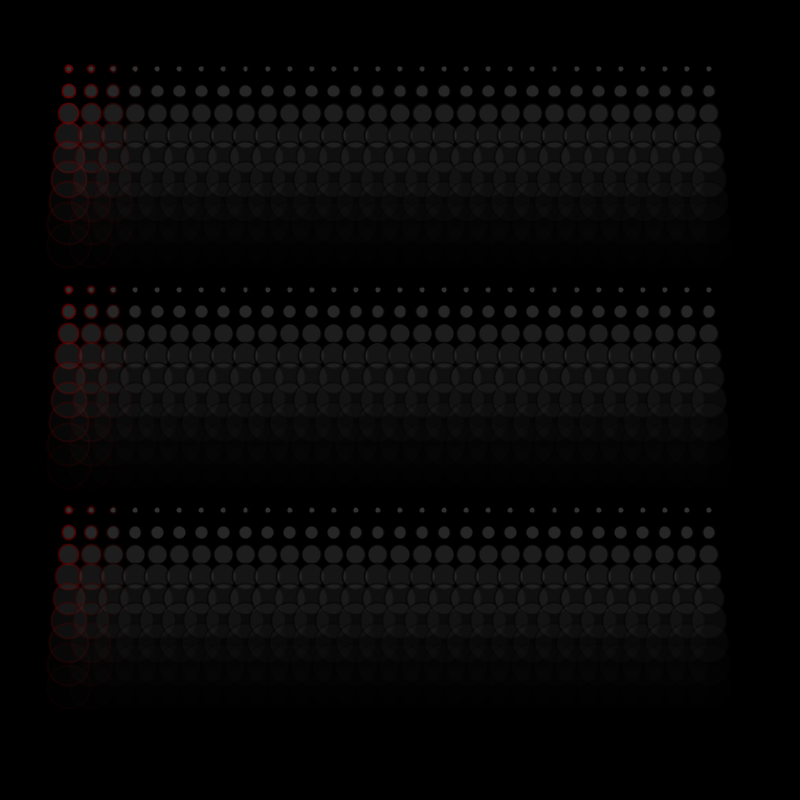
Frame 1 (no input)
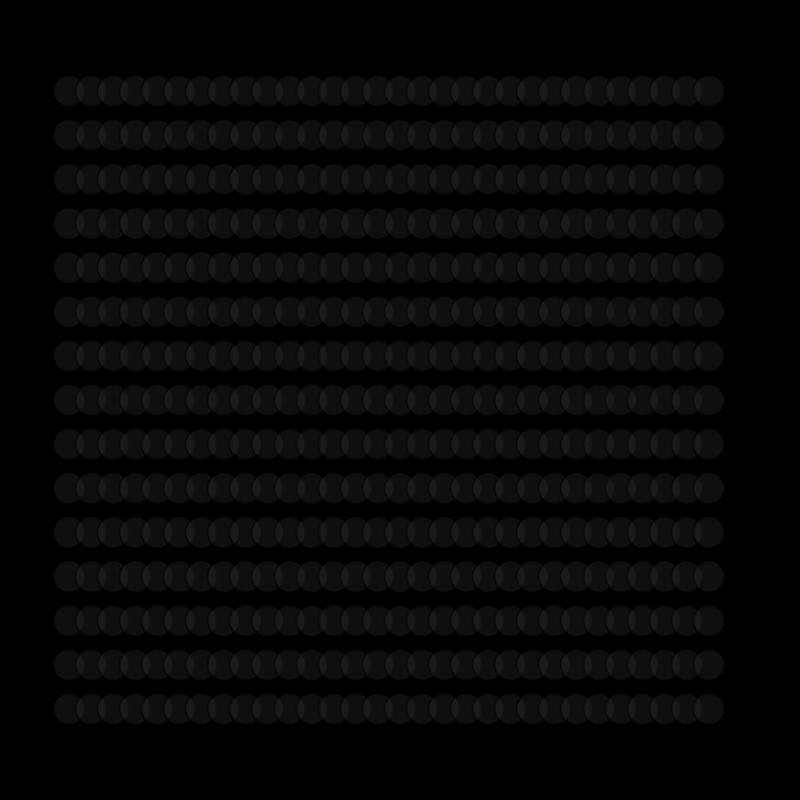
Frame 60 (the mouse pressed at the canvas centre just before this capture)
Frame 120 (the mouse held since frame 60 and released just before this capture): identical to frame 60, image omitted

The Processing sketch that drew these frames (run headless with seeded random() and noise(); from frame 60 on, the mouse is pressed at the canvas centre):

// Processing sketch: processing_151776
// ── processing_151776.pde

/*
 * Creative Coding
 * Week 2, 06 - Moving Patterns 2
 * by Indae Hwang and Jon McCormack
 * Copyright (c) 2014 Monash University
 *
 * Similar to the previous sketch, this sketch draws a grid of oscillating circles. Each circle has a "lifetime"
 * over which it grows and changes intensity and opacity. At the end of each lifetime the circle begins again.
 * Pressing the left and right arrow keys changes the lifetime of all the circles globally.
 * 
 */

// variable used to store the current frame rate value
int frame_rate_value;
float posX;
float posY;
int circleColour;

void setup() {

  // make the display window the full size of the screen
 // size(displayWidth, displayHeight);
    size(800, 800);

  frame_rate_value = 10;
  circleColour = 100;
  rectMode(CENTER);
  background(0);
}


void draw() {

  background(0);

  int num = 30;
  int margin = 80;
  float gutter = 0; //distance between each cell
  float cellsize = ( width - (2 * margin) - gutter * (num - 1) ) / (num - 1);

  int circleNumber = 0; // counter
  for (int i=0; i<num; i++) {
    for (int j=0; j<num; j++) {
      circleNumber = (i * num) + j; // different way to calculate the circle number from w2_04

      float tx = margin + cellsize * i + gutter * i;
      float ty = margin + cellsize * j + gutter * j;

      movingCircle(tx, ty, cellsize, circleNumber);
    }
  }
  
 float posX = map(mouseX,0,width/2,width/2, width);
   // right arrow -- increase frame_rate_value
  if (mouseX >= width/2 && frame_rate_value < 120) {
    frame_rate_value++;
  }

  // left arrow -- decrease frame_rate_value
  if (mouseX <= width/2 && frame_rate_value > 2) {
    frame_rate_value--;
  }
  
  // print the current value on the screen
  println("Current frame Rate is: " + frame_rate_value);
  
  
} //end of draw 


void movingCircle(float x, float y, float size, int offset) {

  float circlePeriod = (float)frame_rate_value;
  float circleAge = (float)((frameCount + offset) % (int)circlePeriod) / circlePeriod;

  float circleSize = size * 2.0 * sin(circleAge * HALF_PI);
  
  
  float posY = map(mouseY,0,height/2,height/2, height);
   // right arrow -- increase frame_rate_value
  if (mouseY >= height/2 && circleColour < 250) {
    circleColour++;
  }

  // left arrow -- decrease frame_rate_value
  if (mouseY <= height/2 && circleColour > 0) {
    circleColour--;
  }

  strokeWeight(2);
  stroke(circleColour,0,0, lerp(255, 0, circleAge));
  fill(lerp(128, 0, circleAge), lerp(120, 0, circleAge));
  ellipse(x-size/2, y-size/2, circleSize, circleSize);
}


/*
 * keyReleased function
 *
 * called automatically by Processing when a keyboard key is released
 */
 
/*void mousePressed() {

  // right arrow -- increase frame_rate_value
  if (mouseX >= width/2 && frame_rate_value < 120) {
    frame_rate_value++;
  }

  // left arrow -- decrease frame_rate_value
  if (mouseX <= width/2 && frame_rate_value > 2) {
    frame_rate_value--;
  }

  // print the current value on the screen
  println("Current frame Rate is: " + frame_rate_value);
}
*/

/*void keyReleased() {

  // right arrow -- increase frame_rate_value
  if (keyCode == RIGHT && frame_rate_value < 120) {
    frame_rate_value++;
  }

  // left arrow -- decrease frame_rate_value
  if ( keyCode == LEFT && frame_rate_value > 2) {
    frame_rate_value--;
  }

  // print the current value on the screen
  println("Current frame Rate is: " + frame_rate_value);
}
*/
